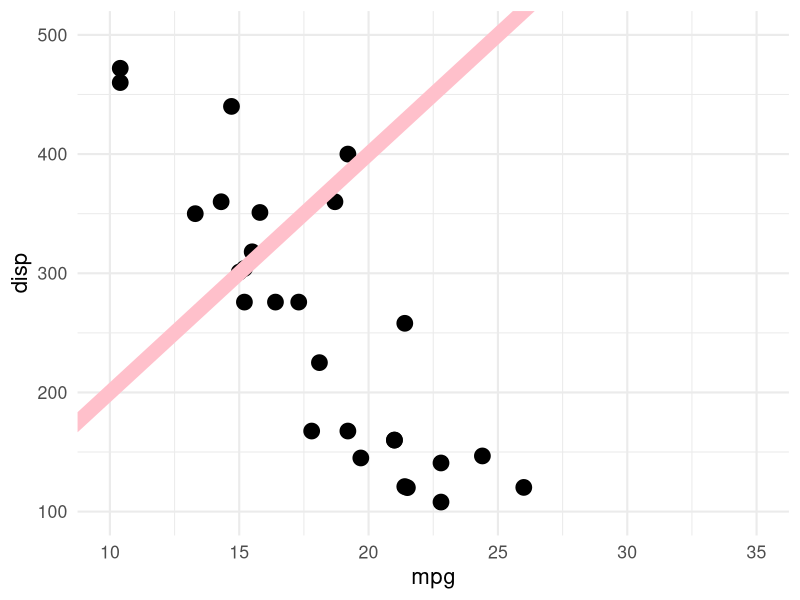
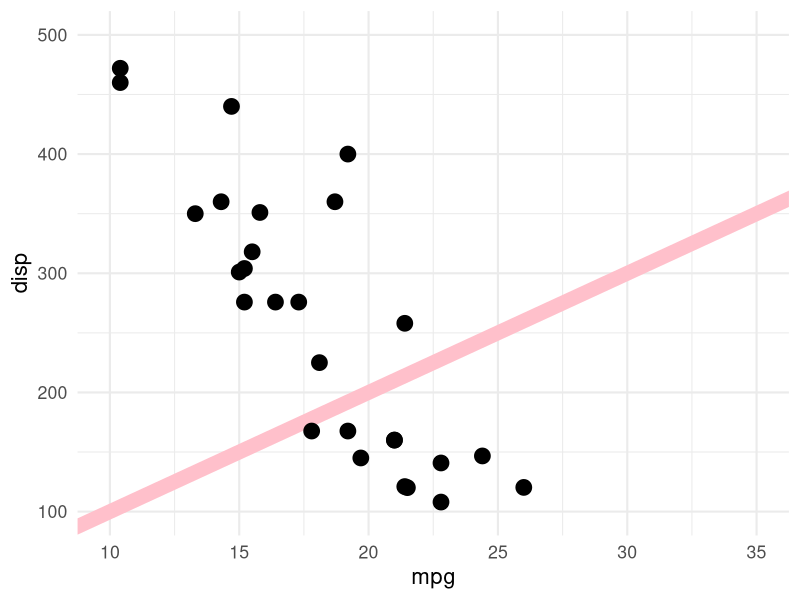
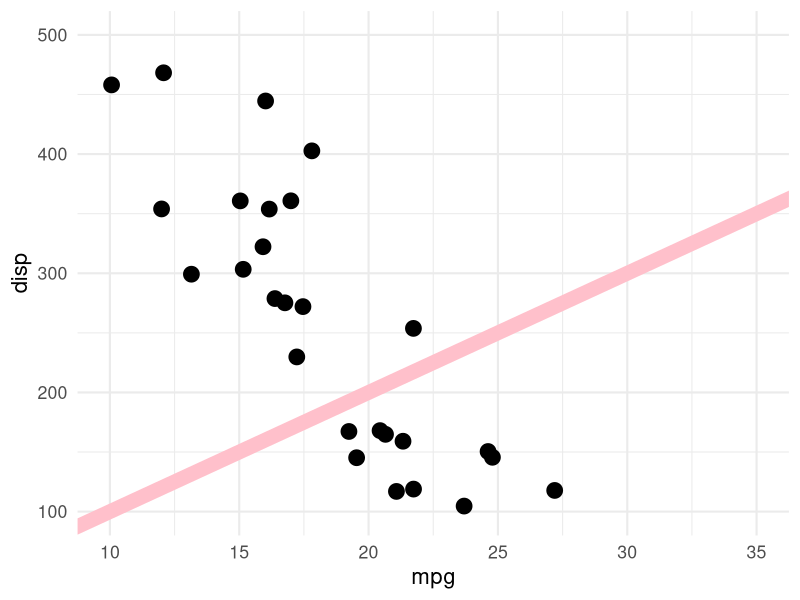
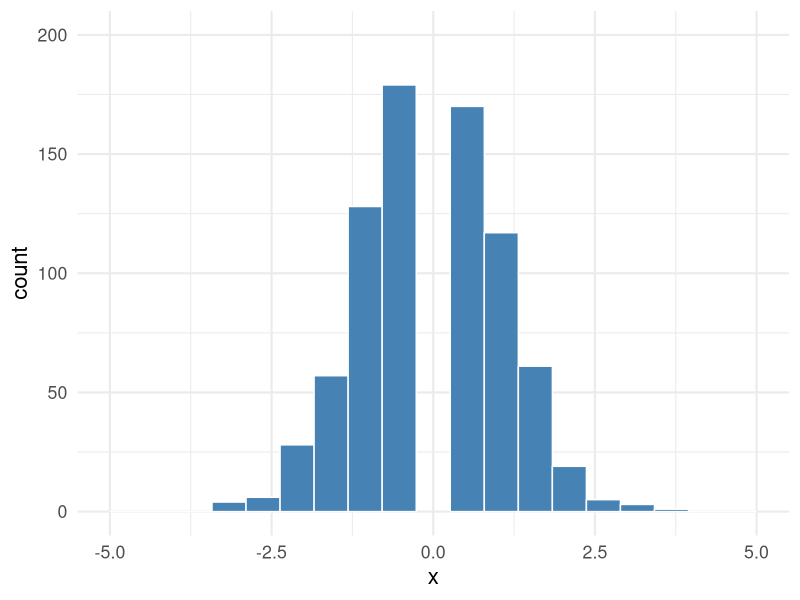
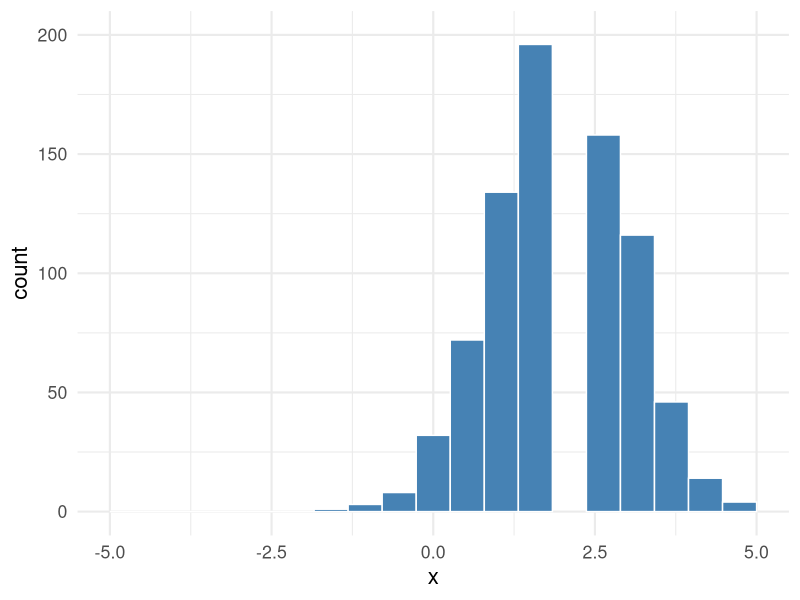
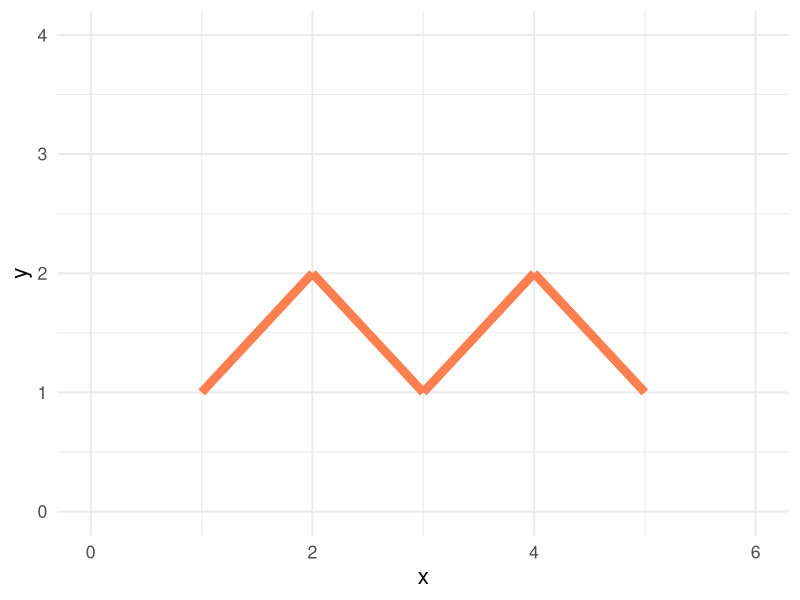
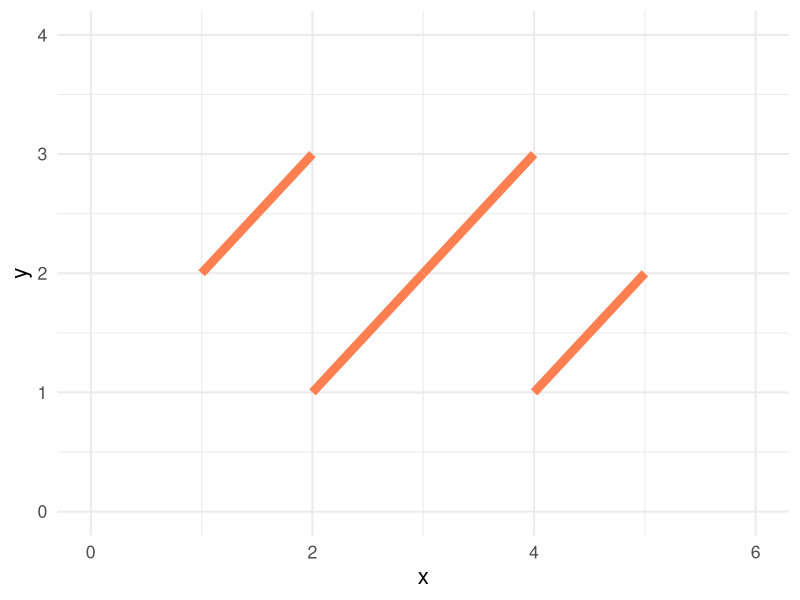
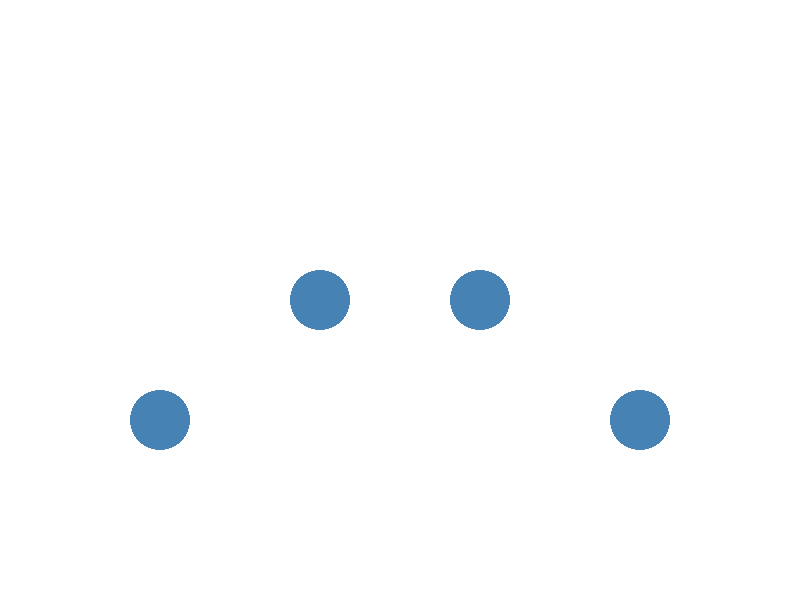

The R source for these figures, in order:
## ---- chunk 1
#| label: "before"
#| dev: svg
library(ggplot2)
mtcars |>
  ggplot(aes(mpg, disp)) +
  geom_point(size = 5) +
  geom_abline(slope = 20, intercept = 0, linewidth = 5, color = "pink") +
  theme_minimal(base_size = 16)+
  lims(x = c(10, 35), y = c(100, 500))
## ---- chunk 2
#| label: "after"
#| dev: svg
library(ggplot2)
mtcars |>
  ggplot(aes(mpg, disp)) +
  geom_abline(slope = 10, intercept = 0, linewidth = 5, color = "pink") +
  geom_point(size = 5) +
  theme_minimal(base_size = 16)+
  lims(x = c(10, 35), y = c(100, 500))
## ---- chunk 3
#| label: "jitter"
#| dev: svg
library(ggplot2)
set.seed(1234)
mtcars |>
  ggplot(aes(mpg, disp)) +
  geom_abline(slope = 10, intercept = 0, linewidth = 5, color = "pink") +
  geom_jitter(width = 2, height = 5, size = 5) +
  theme_minimal(base_size = 16) +
  lims(x = c(10, 35), y = c(100, 500))
## ---- chunk 4
#| label: "hist-normal"
#| dev: svg
library(ggplot2)
set.seed(42)
data.frame(x = rnorm(1000, mean = 0, sd = 1)) |>
  ggplot(aes(x)) +
  geom_histogram(bins = 20, fill = "steelblue", color = "white") +
  theme_minimal(base_size = 16) +
  lims(x = c(-5, 5), y = c(0, 200))
## ---- chunk 5
#| label: "hist-shifted"
#| dev: svg
library(ggplot2)
set.seed(42)
data.frame(x = rnorm(1000, mean = 2, sd = 1)) |>
  ggplot(aes(x)) +
  geom_histogram(bins = 20, fill = "steelblue", color = "white") +
  theme_minimal(base_size = 16) +
  lims(x = c(-5, 5), y = c(0, 200))
## ---- chunk 6
#| label: "segments-1"
#| dev: svg
library(ggplot2)
data.frame(
  x = c(1, 2, 3, 4),
  xend = c(2, 3, 4, 5),
  y = c(1, 2, 1, 2),
  yend = c(2, 1, 2, 1)
) |>
  ggplot(aes(x = x, y = y, xend = xend, yend = yend)) +
  geom_segment(linewidth = 3, color = "coral") +
  theme_minimal(base_size = 16) +
  lims(x = c(0, 6), y = c(0, 4))
## ---- chunk 7
#| label: "segments-2"
#| dev: svg
library(ggplot2)
data.frame(
  x = c(1, 2, 3, 4),
  xend = c(2, 3, 4, 5),
  y = c(2, 1, 2, 1),
  yend = c(3, 2, 3, 2)
) |>
  ggplot(aes(x = x, y = y, xend = xend, yend = yend)) +
  geom_segment(linewidth = 3, color = "coral") +
  theme_minimal(base_size = 16) +
  lims(x = c(0, 6), y = c(0, 4))
## ---- chunk 8
#| label: "circles-small"
#| dev: svg
library(grid)
grid.newpage()
grid.circle(
  x = c(0.2, 0.4, 0.6, 0.8),
  y = c(0.3, 0.5, 0.5, 0.3),
  r = 0.05,
  gp = gpar(fill = "steelblue", col = NA)
)
## ---- chunk 9
#| label: "circles-large"
#| dev: svg
library(grid)
grid.newpage()
grid.circle(
  x = c(0.2, 0.4, 0.6, 0.8),
  y = c(0.5, 0.7, 0.7, 0.5),
  r = 0.08,
  gp = gpar(fill = "steelblue", col = NA)
)
